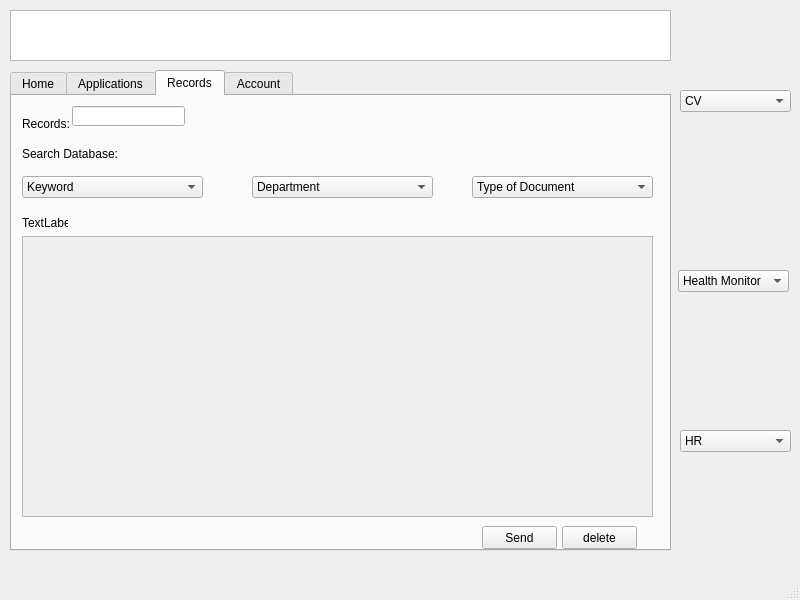
<?xml version="1.0" encoding="UTF-8"?>
<ui version="4.0">
 <class>MainWindow</class>
 <widget class="QMainWindow" name="MainWindow">
  <property name="geometry">
   <rect>
    <x>0</x>
    <y>0</y>
    <width>800</width>
    <height>600</height>
   </rect>
  </property>
  <property name="windowTitle">
   <string>MainWindow</string>
  </property>
  <widget class="QWidget" name="centralwidget">
   <widget class="QTabWidget" name="tabWidget">
    <property name="geometry">
     <rect>
      <x>10</x>
      <y>70</y>
      <width>661</width>
      <height>481</height>
     </rect>
    </property>
    <property name="currentIndex">
     <number>2</number>
    </property>
    <widget class="QWidget" name="tab">
     <attribute name="title">
      <string>Home</string>
     </attribute>
     <widget class="QLabel" name="label">
      <property name="geometry">
       <rect>
        <x>20</x>
        <y>20</y>
        <width>201</width>
        <height>16</height>
       </rect>
      </property>
      <property name="text">
       <string>Welcome, &lt;insert name&gt; !</string>
      </property>
     </widget>
    </widget>
    <widget class="QWidget" name="tab_2">
     <attribute name="title">
      <string>Applications</string>
     </attribute>
     <widget class="QLabel" name="label_3">
      <property name="geometry">
       <rect>
        <x>20</x>
        <y>30</y>
        <width>131</width>
        <height>16</height>
       </rect>
      </property>
      <property name="text">
       <string>Application: Received CV</string>
      </property>
     </widget>
     <widget class="QLabel" name="label_4">
      <property name="geometry">
       <rect>
        <x>20</x>
        <y>100</y>
        <width>101</width>
        <height>16</height>
       </rect>
      </property>
      <property name="text">
       <string>Search Database:</string>
      </property>
     </widget>
     <widget class="QComboBox" name="comboBox_4">
      <property name="geometry">
       <rect>
        <x>20</x>
        <y>130</y>
        <width>161</width>
        <height>22</height>
       </rect>
      </property>
      <item>
       <property name="text">
        <string>Type Name</string>
       </property>
      </item>
     </widget>
     <widget class="QComboBox" name="comboBox_5">
      <property name="geometry">
       <rect>
        <x>190</x>
        <y>130</y>
        <width>221</width>
        <height>22</height>
       </rect>
      </property>
      <item>
       <property name="text">
        <string>Department</string>
       </property>
      </item>
     </widget>
     <widget class="QComboBox" name="comboBox_6">
      <property name="geometry">
       <rect>
        <x>420</x>
        <y>130</y>
        <width>171</width>
        <height>22</height>
       </rect>
      </property>
      <item>
       <property name="text">
        <string>Position</string>
       </property>
      </item>
     </widget>
     <widget class="QLabel" name="label_5">
      <property name="geometry">
       <rect>
        <x>20</x>
        <y>200</y>
        <width>46</width>
        <height>13</height>
       </rect>
      </property>
      <property name="text">
       <string>TextLabel</string>
      </property>
     </widget>
     <widget class="QScrollArea" name="scrollArea">
      <property name="geometry">
       <rect>
        <x>10</x>
        <y>220</y>
        <width>631</width>
        <height>231</height>
       </rect>
      </property>
      <property name="widgetResizable">
       <bool>true</bool>
      </property>
      <widget class="QWidget" name="scrollAreaWidgetContents">
       <property name="geometry">
        <rect>
         <x>0</x>
         <y>0</y>
         <width>629</width>
         <height>229</height>
        </rect>
       </property>
       <widget class="QCheckBox" name="checkBox">
        <property name="geometry">
         <rect>
          <x>10</x>
          <y>10</y>
          <width>70</width>
          <height>17</height>
         </rect>
        </property>
        <property name="text">
         <string>CheckBox</string>
        </property>
       </widget>
       <widget class="QCheckBox" name="checkBox_2">
        <property name="geometry">
         <rect>
          <x>10</x>
          <y>30</y>
          <width>70</width>
          <height>17</height>
         </rect>
        </property>
        <property name="text">
         <string>CheckBox</string>
        </property>
       </widget>
       <widget class="QCheckBox" name="checkBox_3">
        <property name="geometry">
         <rect>
          <x>10</x>
          <y>50</y>
          <width>70</width>
          <height>17</height>
         </rect>
        </property>
        <property name="text">
         <string>CheckBox</string>
        </property>
       </widget>
       <widget class="QCheckBox" name="checkBox_4">
        <property name="geometry">
         <rect>
          <x>10</x>
          <y>70</y>
          <width>70</width>
          <height>17</height>
         </rect>
        </property>
        <property name="text">
         <string>CheckBox</string>
        </property>
       </widget>
       <widget class="QCheckBox" name="checkBox_5">
        <property name="geometry">
         <rect>
          <x>10</x>
          <y>90</y>
          <width>70</width>
          <height>17</height>
         </rect>
        </property>
        <property name="text">
         <string>CheckBox</string>
        </property>
       </widget>
      </widget>
     </widget>
    </widget>
    <widget class="QWidget" name="tab_4">
     <attribute name="title">
      <string>Records</string>
     </attribute>
     <widget class="QLabel" name="label_2">
      <property name="geometry">
       <rect>
        <x>10</x>
        <y>20</y>
        <width>51</width>
        <height>16</height>
       </rect>
      </property>
      <property name="text">
       <string>Records:</string>
      </property>
     </widget>
     <widget class="QLabel" name="label_6">
      <property name="geometry">
       <rect>
        <x>10</x>
        <y>50</y>
        <width>121</width>
        <height>16</height>
       </rect>
      </property>
      <property name="text">
       <string>Search Database:</string>
      </property>
     </widget>
     <widget class="QLineEdit" name="lineEdit">
      <property name="geometry">
       <rect>
        <x>60</x>
        <y>10</y>
        <width>113</width>
        <height>20</height>
       </rect>
      </property>
     </widget>
     <widget class="QComboBox" name="comboBox_7">
      <property name="geometry">
       <rect>
        <x>10</x>
        <y>80</y>
        <width>181</width>
        <height>22</height>
       </rect>
      </property>
      <item>
       <property name="text">
        <string>Keyword</string>
       </property>
      </item>
     </widget>
     <widget class="QComboBox" name="comboBox_8">
      <property name="geometry">
       <rect>
        <x>240</x>
        <y>80</y>
        <width>181</width>
        <height>22</height>
       </rect>
      </property>
      <item>
       <property name="text">
        <string>Department</string>
       </property>
      </item>
     </widget>
     <widget class="QComboBox" name="comboBox_9">
      <property name="geometry">
       <rect>
        <x>460</x>
        <y>80</y>
        <width>181</width>
        <height>22</height>
       </rect>
      </property>
      <item>
       <property name="text">
        <string>Type of Document</string>
       </property>
      </item>
     </widget>
     <widget class="QLabel" name="label_7">
      <property name="geometry">
       <rect>
        <x>10</x>
        <y>120</y>
        <width>46</width>
        <height>13</height>
       </rect>
      </property>
      <property name="text">
       <string>TextLabel</string>
      </property>
     </widget>
     <widget class="QScrollArea" name="scrollArea_2">
      <property name="geometry">
       <rect>
        <x>10</x>
        <y>140</y>
        <width>631</width>
        <height>281</height>
       </rect>
      </property>
      <property name="widgetResizable">
       <bool>true</bool>
      </property>
      <widget class="QWidget" name="scrollAreaWidgetContents_2">
       <property name="geometry">
        <rect>
         <x>0</x>
         <y>0</y>
         <width>629</width>
         <height>279</height>
        </rect>
       </property>
      </widget>
     </widget>
     <widget class="QPushButton" name="pushButton">
      <property name="geometry">
       <rect>
        <x>470</x>
        <y>430</y>
        <width>75</width>
        <height>23</height>
       </rect>
      </property>
      <property name="text">
       <string>Send</string>
      </property>
     </widget>
     <widget class="QPushButton" name="pushButton_2">
      <property name="geometry">
       <rect>
        <x>550</x>
        <y>430</y>
        <width>75</width>
        <height>23</height>
       </rect>
      </property>
      <property name="text">
       <string>delete</string>
      </property>
     </widget>
    </widget>
    <widget class="QWidget" name="tab_3">
     <attribute name="title">
      <string>Account</string>
     </attribute>
     <widget class="QLabel" name="label_8">
      <property name="geometry">
       <rect>
        <x>10</x>
        <y>10</y>
        <width>131</width>
        <height>16</height>
       </rect>
      </property>
      <property name="text">
       <string>Account: Health Monitor</string>
      </property>
     </widget>
     <widget class="QTabWidget" name="tabWidget_2">
      <property name="geometry">
       <rect>
        <x>10</x>
        <y>40</y>
        <width>631</width>
        <height>401</height>
       </rect>
      </property>
      <property name="currentIndex">
       <number>4</number>
      </property>
      <widget class="QWidget" name="tab_5">
       <attribute name="title">
        <string>Home</string>
       </attribute>
      </widget>
      <widget class="QWidget" name="tab_6">
       <attribute name="title">
        <string>Cardiovascular</string>
       </attribute>
      </widget>
      <widget class="QWidget" name="tab_7">
       <attribute name="title">
        <string>Blood Test</string>
       </attribute>
      </widget>
      <widget class="QWidget" name="tab_8">
       <attribute name="title">
        <string>BMI</string>
       </attribute>
      </widget>
      <widget class="QWidget" name="tab_9">
       <attribute name="title">
        <string>Other</string>
       </attribute>
      </widget>
     </widget>
    </widget>
   </widget>
   <widget class="QComboBox" name="comboBox">
    <property name="geometry">
     <rect>
      <x>680</x>
      <y>90</y>
      <width>111</width>
      <height>22</height>
     </rect>
    </property>
    <item>
     <property name="text">
      <string>CV</string>
     </property>
    </item>
    <item>
     <property name="text">
      <string>Interview</string>
     </property>
    </item>
    <item>
     <property name="text">
      <string>Blank pa</string>
     </property>
    </item>
    <item>
     <property name="text">
      <string>Blank pa</string>
     </property>
    </item>
   </widget>
   <widget class="QComboBox" name="comboBox_2">
    <property name="geometry">
     <rect>
      <x>678</x>
      <y>270</y>
      <width>111</width>
      <height>22</height>
     </rect>
    </property>
    <item>
     <property name="text">
      <string>Health Monitor</string>
     </property>
    </item>
    <item>
     <property name="text">
      <string>Performance Shit</string>
     </property>
    </item>
    <item>
     <property name="text">
      <string>blank pa</string>
     </property>
    </item>
    <item>
     <property name="text">
      <string>blank pa</string>
     </property>
    </item>
    <item>
     <property name="text">
      <string>logout</string>
     </property>
    </item>
   </widget>
   <widget class="QComboBox" name="comboBox_3">
    <property name="geometry">
     <rect>
      <x>680</x>
      <y>430</y>
      <width>111</width>
      <height>22</height>
     </rect>
    </property>
    <item>
     <property name="text">
      <string>HR</string>
     </property>
    </item>
    <item>
     <property name="text">
      <string>IT</string>
     </property>
    </item>
    <item>
     <property name="text">
      <string>Sales</string>
     </property>
    </item>
    <item>
     <property name="text">
      <string>etc</string>
     </property>
    </item>
   </widget>
   <widget class="QGraphicsView" name="graphicsView">
    <property name="geometry">
     <rect>
      <x>10</x>
      <y>10</y>
      <width>661</width>
      <height>51</height>
     </rect>
    </property>
   </widget>
  </widget>
  <widget class="QMenuBar" name="menubar">
   <property name="geometry">
    <rect>
     <x>0</x>
     <y>0</y>
     <width>800</width>
     <height>21</height>
    </rect>
   </property>
  </widget>
  <widget class="QStatusBar" name="statusbar"/>
 </widget>
 <resources/>
 <connections/>
</ui>
